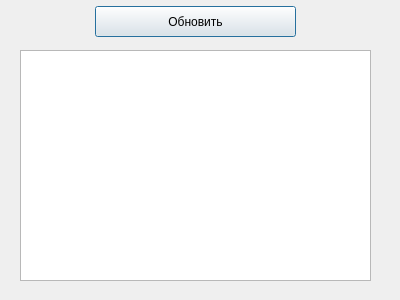
<?xml version="1.0" encoding="UTF-8"?>
<ui version="4.0">
 <class>prosmotr</class>
 <widget class="QDialog" name="prosmotr">
  <property name="geometry">
   <rect>
    <x>0</x>
    <y>0</y>
    <width>400</width>
    <height>300</height>
   </rect>
  </property>
  <property name="windowTitle">
   <string>prosmotr</string>
  </property>
  <widget class="QTableView" name="tableView">
   <property name="geometry">
    <rect>
     <x>20</x>
     <y>50</y>
     <width>351</width>
     <height>231</height>
    </rect>
   </property>
  </widget>
  <widget class="QPushButton" name="prosm">
   <property name="geometry">
    <rect>
     <x>95</x>
     <y>6</y>
     <width>201</width>
     <height>31</height>
    </rect>
   </property>
   <property name="text">
    <string>Обновить</string>
   </property>
  </widget>
 </widget>
 <layoutdefault spacing="6" margin="11"/>
 <resources/>
 <connections/>
</ui>
